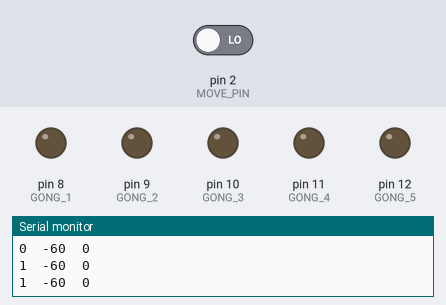
The sketch below on a simulated Arduino Uno, built with avr-gcc and run on an emulated ATmega328P. Parts: output pins drawn as LEDs (lit = HIGH), the last lines printed to the serial monitor. The test bench sets the inputs (shaded band); at power-on: pin 2 (MOVE_PIN) LOW.

Above: at 1.2 s.
1.3 s: pin 2 (MOVE_PIN) driven HIGH
At 1.43 s:
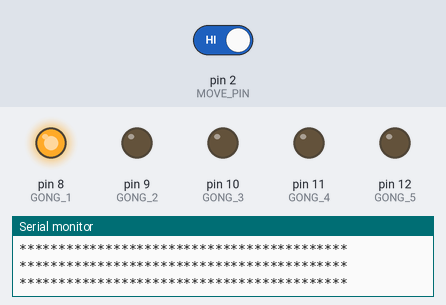
At 2.33 s:
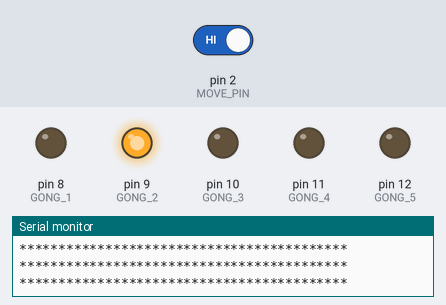
Timing chart, 0 to 5.7 s (numbered marks = the images above; inputs shaded):
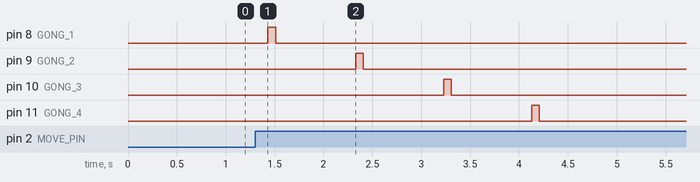

The sketch:

chimes.ino
```cpp
#define MOVE_PIN 2
#define GONG_1 8
#define GONG_2 9
#define GONG_3 10
#define GONG_4 11
#define GONG_5 12

#define G1 GONG_1
#define G2 GONG_2
#define G3 GONG_3
#define G4 GONG_4

#define HIT_STROKE  80
#define EIGHT_NOTE  300

int lastTrigger = -60;

void setup() {
  pinMode(GONG_1, OUTPUT);
  pinMode(GONG_2, OUTPUT);
  pinMode(GONG_3, OUTPUT);
  pinMode(GONG_4, OUTPUT);
  pinMode(GONG_5, OUTPUT);
  pinMode(MOVE_PIN, INPUT);
  //pinMode(MOVE_PIN, INPUT_PULLUP);
  Serial.begin(9600);
}

void loop() {
  int currentSecs = millis() / 1000;
  int movement = digitalRead(MOVE_PIN);
  movement += digitalRead(MOVE_PIN);
  movement += digitalRead(MOVE_PIN);
  movement += digitalRead(MOVE_PIN);
  movement += digitalRead(MOVE_PIN);
  movement = movement / 5;
  Serial.print(currentSecs);
  Serial.print('\t');
  Serial.print(lastTrigger);
  Serial.print('\t');
  Serial.println(movement);
  if(movement && ((currentSecs - lastTrigger) > 30)) {
    lastTrigger = currentSecs;
    Serial.println("******************************************");
    Serial.println("******************************************");
    Serial.println("******************************************");
    Serial.println("******************************************");
    hit(G1);
    delay(EIGHT_NOTE*2);
    hit(G2);
    delay(EIGHT_NOTE*2);
    hit(G3);
    delay(EIGHT_NOTE*2);
    hit(G4);
    delay(EIGHT_NOTE*2);
  }
  delay(100);
}

void hit_two(int pin1, int pin2) {
  digitalWrite(pin1, HIGH);
  digitalWrite(pin2, HIGH);
  delay(HIT_STROKE);
  digitalWrite(pin1, LOW);
  digitalWrite(pin2, LOW);
  delay(EIGHT_NOTE - HIT_STROKE);
}

void hit(int pin1) {
  digitalWrite(pin1, HIGH);
  delay(HIT_STROKE);
  digitalWrite(pin1, LOW);
  delay(EIGHT_NOTE - HIT_STROKE);
}
```

Measured:
- after the input at 1.3 s, pin 8 (GONG_1): LOW → HIGH after 0.13 s, → LOW 0.08 s later; pin 9 (GONG_2): LOW → HIGH after 1.0 s, → LOW 0.08 s later; pin 10 (GONG_3): LOW → HIGH after 1.9 s, → LOW 0.08 s later; pin 11 (GONG_4): LOW → HIGH after 2.8 s, → LOW 0.08 s later
